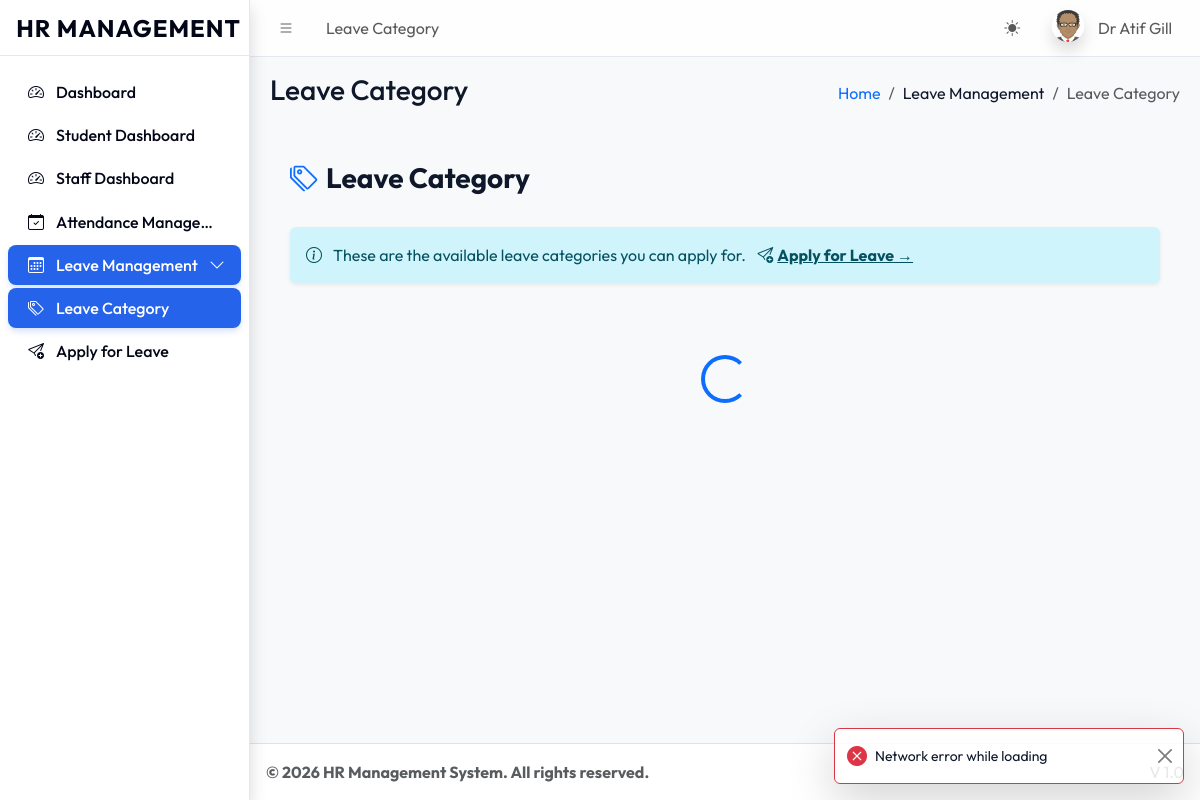
The app's page /dashboards/super_admin/leave_categories.php (signed in) with its own data.
### tables this page shows
CREATE TABLE `sys_pages` (
  `id` int(11) NOT NULL,
  `parent_id` int(11) DEFAULT 0,
  `page_name` varchar(100) NOT NULL,
  `page_url` varchar(255) DEFAULT '#',
  `icon_class` varchar(50) DEFAULT 'bi bi-circle',
  `sort_order` int(11) DEFAULT 0
);

### dashboards/super_admin/leave_categories.php (the view, shortened to what this page needs)
<?php
require_once '../../core/db.php';
$isAdmin = ($_SESSION['role'] === 'super_admin' || $_SESSION['role'] === 'clerks');
require_once '../../includes/header.php';
require_once '../../includes/sidebar.php';
?>
<div class="app-content-header">
    <div class="container-fluid">
        <div class="row align-items-center py-3">
            <div class="col-sm-6">
                <h3 class="mb-0 fw-bold"><i class="bi bi-tags me-2 text-primary"></i><?= $pageTitle ?></h3>
            </div>
        </div>
    </div>
</div>
<div class="app-content">
    <div class="container-fluid">
        <?php if (!$isAdmin): ?>
        <div class="alert alert-info border-0 shadow-sm mb-4" role="alert">
            <i class="bi bi-info-circle me-2"></i>
            These are the available leave categories you can apply for.
            <a href="apply_leave.php" class="alert-link ms-2"><i class="bi bi-send-plus me-1"></i>Apply for Leave →</a>
        </div>
        <?php endif; ?>
        <div class="row g-4" id="categoriesGrid">
            <div class="col-12 text-center py-5" id="loader">
                <div class="spinner-border text-primary" style="width: 3rem; height: 3rem;" role="status">
                </div>
            </div>
        </div>
    </div>
</div>
<div class="toast-container position-fixed bottom-0 end-0 p-3" style="z-index: 1060;">
    <div id="liveToast" class="toast align-items-center shadow-lg border-primary" role="alert" aria-live="assertive" aria-atomic="true">
        <div class="d-flex">
            <div class="toast-body d-flex align-items-center" id="toastMessage">
            </div>
            <button type="button" class="btn-close me-2 m-auto" data-bs-dismiss="toast" aria-label="Close"></button>
        </div>
    </div>
</div>
<?php require_once '../../includes/footer.php'; ?>

### includes/header.php (shortened to what this page needs)
<?php
require_once __DIR__ . '/../core/session.php';
$current_url = substr($_SERVER['SCRIPT_NAME'], strlen('/universal/'));
$pageStmt = $pdo->prepare("SELECT * FROM sys_pages WHERE page_url LIKE ? LIMIT 1");
$pageStmt->execute(["%$current_url%"]);
$currentPageData = $pageStmt->fetch();
$pageTitle = $currentPageData['page_name'] ?? 'Dashboard';
$pageId = $currentPageData['id'] ?? 0;
$breadcrumbs = [];
if ($currentPageData) {
    $crumbId = $currentPageData['id'];
    while($crumbId != 0) {
        $crumbStmt = $pdo->prepare("SELECT id, parent_id, page_name, page_url FROM sys_pages WHERE id = ?");
        $crumbStmt->execute([$crumbId]);
        $crumb = $crumbStmt->fetch();
        array_unshift($breadcrumbs, $crumb);
        $crumbId = $crumb['parent_id'];
    }
}
?>
<!DOCTYPE html>
<html lang="en"> <head>
    <link rel="stylesheet" href="<?= BASE_URL ?>assets/css/bootstrap.min.css" />
    <link rel="stylesheet" href="<?= BASE_URL ?>assets/css/bootstrap-icons.css" />
    <link rel="stylesheet" href="<?= BASE_URL ?>assets/css/adminlte.min.css" />
    <link rel="stylesheet" href="<?= BASE_URL ?>assets/css/custom_theme.css" />
</head>
<body class="layout-fixed sidebar-expand-lg bg-body-tertiary">
<div class="app-wrapper">
    <nav class="app-header navbar navbar-expand bg-body">
        <div class="container-fluid">
            <ul class="navbar-nav">
                <li class="nav-item"> <a class="nav-link" data-lte-toggle="sidebar" href="#" role="button"><i class="bi bi-list"></i></a> </li>
                <li class="nav-item d-none d-md-block"> <a href="#" class="nav-link"><?= $pageTitle ?></a> </li>
            </ul>
            <ul class="navbar-nav ms-auto">
                 <li class="nav-item">
                    <button class="btn btn-link nav-link" id="theme-toggle" type="button">
                        <i class="bi bi-sun-fill" id="theme-icon"></i>
                    </button>
                </li>
                <li class="nav-item dropdown user-menu">
                    <a href="#" class="nav-link dropdown-toggle" data-bs-toggle="dropdown">
                        <img src="<?= !empty($_SESSION['avatar']) ? $_SESSION['avatar'] : BASE_URL.'assets/img/avatar.png' ?>" class="user-image rounded-circle shadow" alt="User Image">
                        <span class="d-none d-md-inline ms-1"><?= htmlspecialchars($_SESSION['name']) ?></span>
                    </a>
                </li>
            </ul>
        </div>
    </nav>
    <?php include 'sidebar.php'; ?>
    <main class="app-main">
        <div class="app-content-header">
            <div class="container-fluid">
                <div class="row">
                    <div class="col-sm-6"><h3 class="mb-0"><?= $pageTitle ?></h3></div>
                    <div class="col-sm-6">
                        <ol class="breadcrumb float-sm-end">
                            <li class="breadcrumb-item"><a href="<?= BASE_URL ?>">Home</a></li>
                            <?php foreach($breadcrumbs as $b): ?>
                                <li class="breadcrumb-item <?= ($b['id'] == $pageId) ? 'active' : '' ?>">
                                    <?= htmlspecialchars($b['page_name']) ?>
                                </li>
                            <?php endforeach; ?>
                        </ol>
                    </div>
                </div>
            </div>
        </div>
        <div class="app-content">
            <div class="container-fluid">

### includes/sidebar.php (shortened to what this page needs)
<aside class="app-sidebar shadow">
    <div class="sidebar-brand text-center py-4">
        <a href="<?= BASE_URL ?>index.php" class="brand-link text-decoration-none">
            <span class="brand-text fw-bold fs-4 text-primary" style="letter-spacing: 1px;">HR MANAGEMENT</span>
        </a>
    </div>
    <div class="sidebar-wrapper">
        <nav class="mt-2">
            <ul class="nav sidebar-menu flex-column" data-lte-toggle="treeview" role="menu" data-accordion="false">
                <?php
                function renderMenu($pdo, $parentId = 0, $userRole, $currentPath)
                {
                    $sql = "
                        SELECT p.* FROM sys_pages p
                        JOIN role_access ra ON p.id = ra.page_id
                        WHERE p.parent_id = ? AND ra.role_key = ?
                        ORDER BY p.sort_order ASC
                    ";
                    $stmt = $pdo->prepare($sql);
                    $stmt->execute([$parentId, $userRole]);
                    $items = $stmt->fetchAll();
                    foreach ($items as $item) {
                        $itemUrl = str_replace('\\', '/', $item['page_url']);
                        $childSql = "
                            SELECT p.* FROM sys_pages p
                            JOIN role_access ra ON p.id = ra.page_id
                            WHERE p.parent_id = ? AND ra.role_key = ?
                            ORDER BY p.sort_order ASC
                        ";
                        $childStmt = $pdo->prepare($childSql);
                        $childStmt->execute([$item['id'], $userRole]);
                        $children = $childStmt->fetchAll();
                        $hasChildren = count($children) > 0;
                        $isActive = ($currentPath === $itemUrl && $itemUrl !== '#');
                        $isExpanded = false;
                        if ($hasChildren) {
                            foreach ($children as $child) {
                                if ($currentPath === str_replace('\\', '/', $child['page_url'])) {
                                    $isExpanded = true;
                                    break;
                                }
                            }
                        }
                        $itemClass = "nav-item";
                        if ($hasChildren && $isExpanded) $itemClass .= " menu-open";
                        $linkClass = "nav-link";
                        if ($isActive || ($hasChildren && $isExpanded)) $linkClass .= " active";
                        echo '<li class="' . $itemClass . '">';
                        echo '<a href="' . ($hasChildren ? '#' : BASE_URL . $itemUrl) . '" class="' . $linkClass . '">';
                        echo '<i class="nav-icon ' . ($item['icon_class'] ?: 'bi bi-circle') . '"></i>';
                        echo '<p>' . htmlspecialchars($item['page_name']);
                        echo '</p></a>';
                        if ($hasChildren) {
                            echo '<ul class="nav nav-treeview">';
                            foreach ($children as $child) {
                                $childUrl = str_replace('\\', '/', $child['page_url']);
                                $isChildActive = ($currentPath === $childUrl);
                                echo '<li class="nav-item">';
                                echo '<a href="' . BASE_URL . $childUrl . '" class="nav-link ' . ($isChildActive ? 'active' : '') . '">';
                                echo '<i class="nav-icon ' . ($child['icon_class'] ?: 'bi bi-circle') . '"></i>';
                                echo '<p>' . htmlspecialchars($child['page_name']) . '</p>';
                                echo '</a></li>';
                            }
                            echo '</ul>';
                        }
                        echo '</li>';
                    }
                }
                $currentPath = str_replace('\\', '/', substr($_SERVER['SCRIPT_NAME'], strlen('/universal/')));
                renderMenu($pdo, 0, $_SESSION['role'], $currentPath);
                ?>
            </ul>
        </nav>
    </div>
</aside>

### assets/css/custom_theme.css (style rules this page uses)
:root { --primary-cobalt: #2563eb; --primary-cobalt-dark: #1d4ed8; --slate-50: #f8fafc; --slate-100: #f1f5f9; --slate-200: #e2e8f0; --slate-500: #64748b; --slate-800: #1e293b; --slate-900: #0f172a; --slate-950: #020617; }
body { font-family: var(--theme-font, 'Outfit', sans-serif); background-color: var(--slate-50); color: var(--slate-900); -webkit-font-smoothing: antialiased; }
.app-sidebar { background-color: var(--theme-sidebar-bg, #ffffff) !important; background-image: none !important; border-right: 1px solid var(--theme-card-border, #e2e8f0) !important; }
.sidebar-brand { border-bottom: 1px solid var(--theme-card-border, #e2e8f0) !important; }
.app-sidebar .brand-text, .app-sidebar .nav-link, .app-sidebar .nav-icon, .app-sidebar .nav-arrow { color: var(--theme-sidebar-accent, #020617) !important; font-weight: 500; }
.sidebar-menu .nav-link.active { background-color: var(--theme-primary-color, #2563eb) !important; color: #ffffff !important; box-shadow: 0 4px 6px -1px rgba(37, 99, 235, 0.2); border-radius: 0.5rem; }
.sidebar-menu .nav-link.active .nav-icon, .sidebar-menu .nav-link.active .nav-arrow { color: #ffffff !important; }
.app-header { background-color: var(--theme-navbar-bg, #ffffff) !important; border-bottom: 1px solid var(--theme-card-border, #e2e8f0) !important; backdrop-filter: blur(8px); background-color: rgba(255, 255, 255, 0.8) !important; }

### records on screen
sys_pages: page_name "Leave Category"
sys_pages: page_name "Dashboard"
sys_pages: page_name "Student Dashboard"
sys_pages: page_name "Staff Dashboard"
sys_pages: page_name "Attendance Manage…"
sys_pages: page_name "Leave Management"
sys_pages: page_name "Apply for Leave"

### other values on screen
$_SESSION['name'] "Dr Atif Gill"
$settings['footer_text'] "© 2026 HR Management System. All rights reserved."
